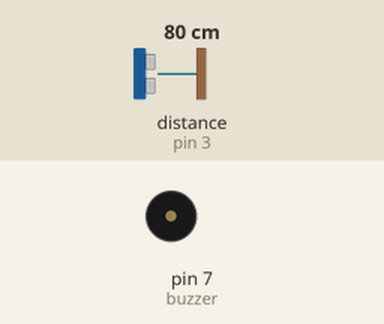
The sketch below on a simulated Arduino Uno, built with avr-gcc and run on an emulated ATmega328P. On the bench: buzzer (waves = sounding). The test bench sets the inputs (shaded band); at power-on: distance to the obstacle (sensor on pin 3) 80 cm. The echo pulse lasts 58.3 µs per cm.

Above: at 1.2 s.
1.3 s: distance to the obstacle (sensor on pin 3) set to 30 cm
2.8 s: distance to the obstacle (sensor on pin 3) set to 25 cm
At 4.0 s:
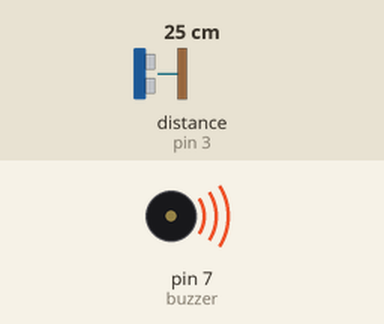
4.3 s: distance to the obstacle (sensor on pin 3) set to 35 cm
At 5.4 s:
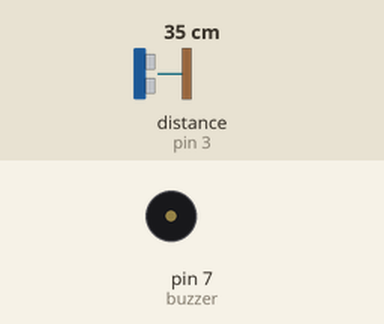
5.8 s: distance to the obstacle (sensor on pin 3) set to 2 cm
At 6.4 s:
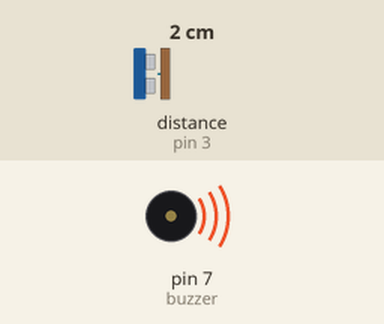
Timing chart, 0 to 8.3 s (numbered marks = the images above; inputs shaded):
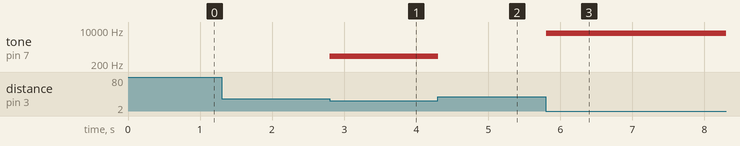

The sketch:

testSingleUltrasonicSensorCM.ino
```cpp
// (licence header left out)
#include<UltraDistSensor.h>

const int buzzer = 7; //buzzer to arduino pin 9

UltraDistSensor mysensor;
float reading;
void setup() {
    Serial.begin(115200);
    mysensor.attach(2,3);//Trigger pin , Echo pin
    pinMode(buzzer, OUTPUT); // Set buzzer - pin 9 as an output

}

void loop() {
    reading=mysensor.distanceInCm();
   // Serial.print("Sensor Reading :");Serial.print(reading);Serial.println(" CM");
   if (reading<4) {
     tone(buzzer, 7000); // Send 1KHz sound signal...
   }
   else    if (reading<10) {
     tone(buzzer, 5000); // Send 1KHz sound signal...
   } else   if (reading<16) {
     tone(buzzer, 2500); // Send 1KHz sound signal...
   }  else    if (reading<22) {
     tone(buzzer, 1200); // Send 1KHz sound signal...
   }  else    if (reading<28) {
     tone(buzzer, 500); // Send 1KHz sound signal...
   } else noTone(buzzer);     // Stop sound...


    //delay(100);
}
```

Measured:
- the behaviour switches between 28 and 27 cm on distance to the obstacle (sensor on pin 3) (found by bisection; images 0 and 1)
- after the input at 1.3 s, every drawn part: stays the same
- after the input at 2.8 s, tone on pin 7 (buzzer): silent → 500 Hz at once
- after the input at 4.3 s, tone on pin 7 (buzzer): 500 Hz → silent at once
- after the input at 5.8 s, tone on pin 7 (buzzer): silent → 7000 Hz at once
